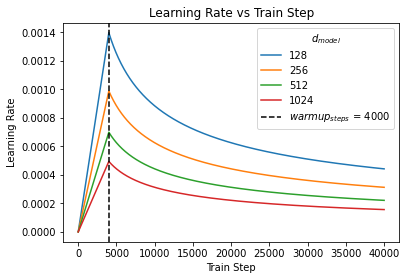

Source code (Python):
plt.rcParams["figure.figsize"] = [6.03, 4.03]
plt.title("Learning Rate vs Train Step")
temp_learning_rate_schedule = CustomSchedule(128)
plt.plot(temp_learning_rate_schedule(tf.range(40000, dtype=tf.float32)))
temp_learning_rate_schedule = CustomSchedule(256)
plt.plot(temp_learning_rate_schedule(tf.range(40000, dtype=tf.float32)))
temp_learning_rate_schedule = CustomSchedule(512)
plt.plot(temp_learning_rate_schedule(tf.range(40000, dtype=tf.float32)))
temp_learning_rate_schedule = CustomSchedule(1024)
plt.plot(temp_learning_rate_schedule(tf.range(40000, dtype=tf.float32)))
plt.axvline(x=4000, color='k', linestyle='--')
plt.ylabel("Learning Rate")
plt.xlabel("Train Step")
plt.legend(["128", "256", "512", "1024", r"$warmup_{steps}$ = 4000"], title=r"$d_{model}$")
